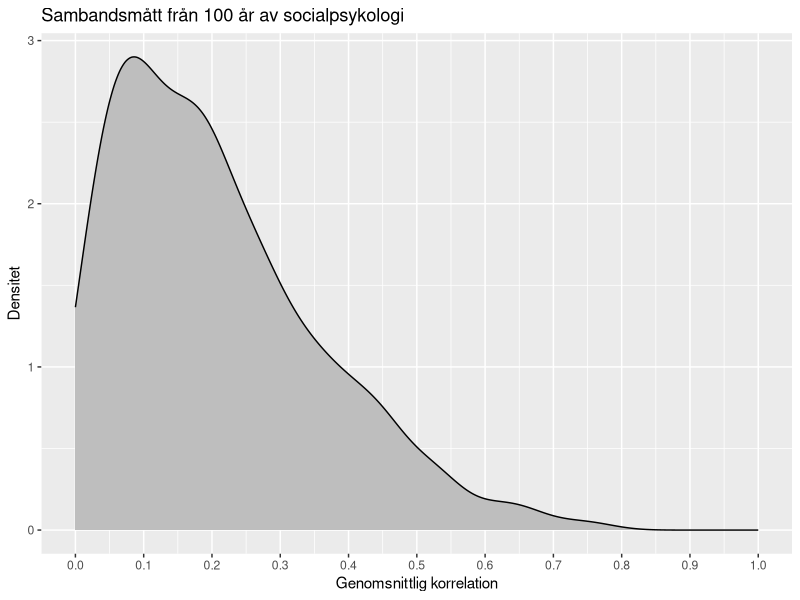
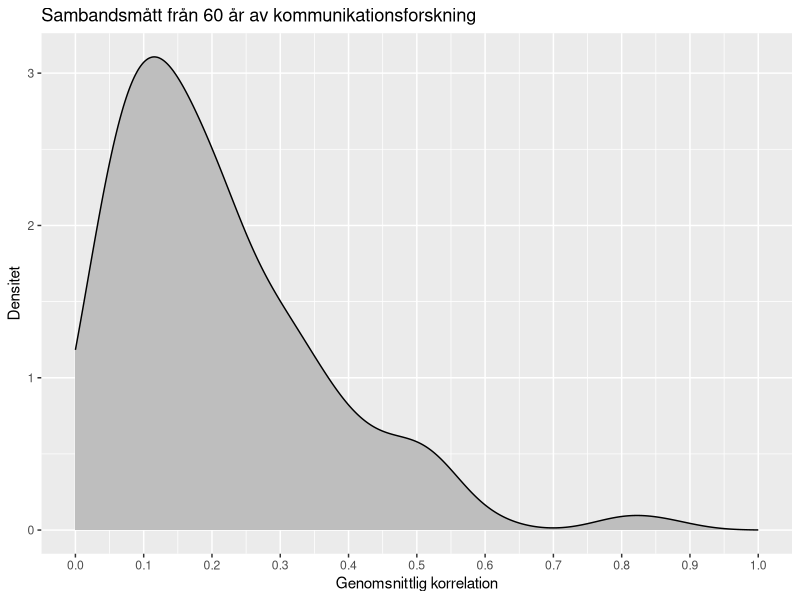

Write R code to recreate these figures, in order.
## ---- chunk 1
library(tidyverse)

df <- read.csv("data/soc-psych.tsv", header=TRUE, sep="\t", stringsAsFactors=FALSE)

# Reproduce graph in Richard et al. (2003), but use density instead.
df %>% ggplot(aes(r)) +
  geom_density(fill="grey") + 
  scale_x_continuous(limits=c(0, 1), breaks=seq(0, 1, 0.1)) +
  labs(title="Sambandsmått från 100 år av socialpsykologi",
       x="Genomsnittlig korrelation",
       y="Densitet")
## ---- chunk 2
df2 <- read.csv("data/effectsizes-comm.csv", header=TRUE, sep=",", stringsAsFactors=FALSE)

df2 %>% ggplot(aes(r)) +
  geom_density(fill="grey") + 
  scale_x_continuous(limits=c(0, 1), breaks=seq(0, 1, 0.1)) +
  labs(title="Sambandsmått från 60 år av kommunikationsforskning",
       x="Genomsnittlig korrelation",
       y="Densitet")
